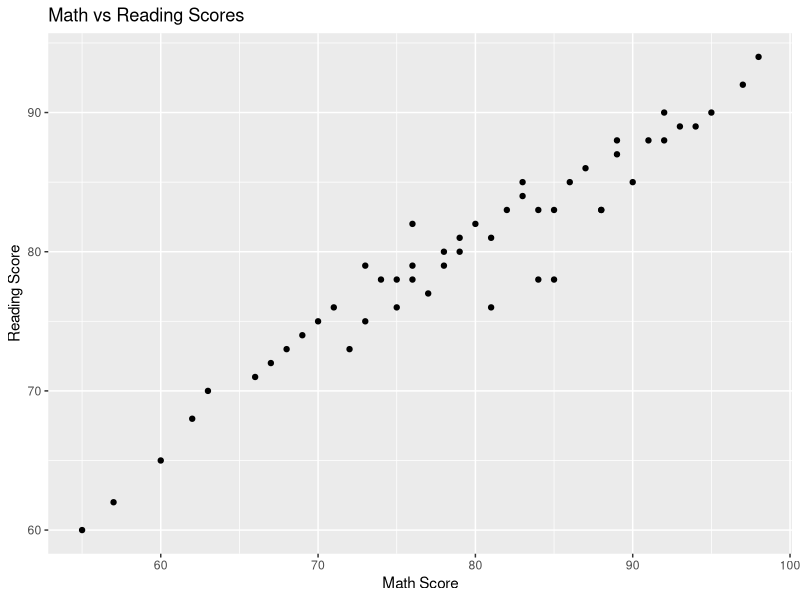
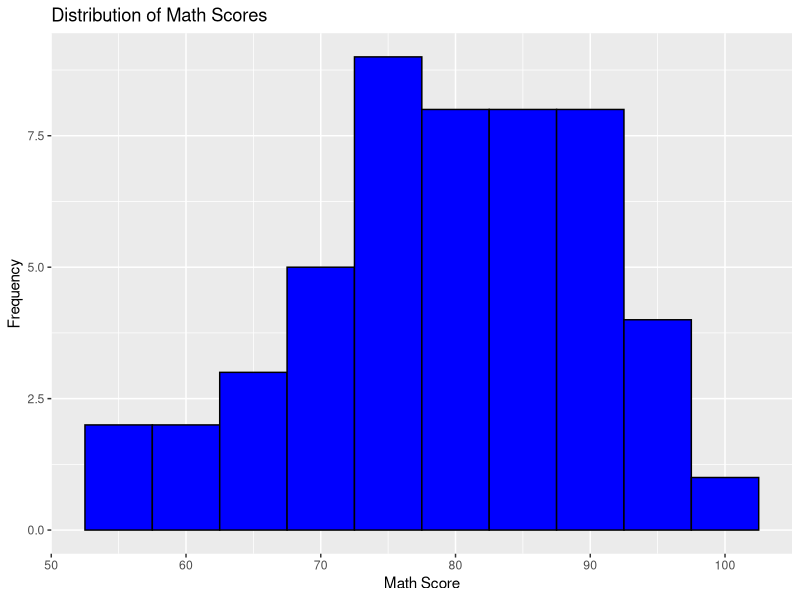

Reproduce these figures in R, in order.
# Load required packages
library(ggplot2)

# Load the dataset
dataset <- read.csv("data/student_scores.csv")

# Display summary statistics
summary(dataset)

# Scatter plot of scores
ggplot(dataset, aes(x = math_score, y = reading_score)) +
  geom_point() +
  labs(title = "Math vs Reading Scores",
       x = "Math Score",
       y = "Reading Score")

# Histogram of math scores
ggplot(dataset, aes(x = math_score)) +
  geom_histogram(binwidth = 5, fill = "blue", color = "black") +
  labs(title = "Distribution of Math Scores",
       x = "Math Score",
       y = "Frequency")
